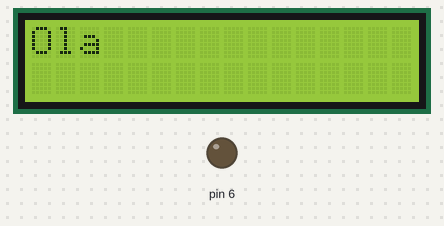
The sketch below on a simulated Arduino Uno, built with avr-gcc and run on an emulated ATmega328P. Shown: 16×2 character LCD, output pins drawn as LEDs (lit = HIGH). What the sketch prints to the serial monitor is not drawn.

Above: at 0.21 s.
At 1.23 s:
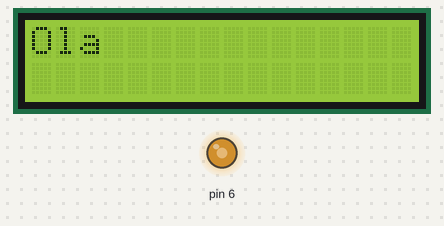
At 1.93 s:
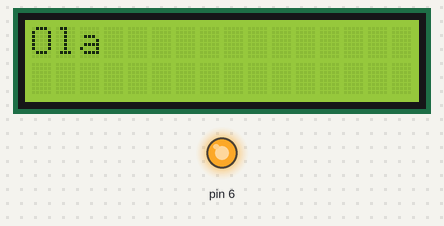
At 2.63 s:
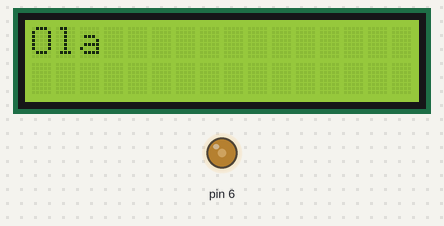
Timing chart, 0 to 40.0 s (numbered marks = the images above):
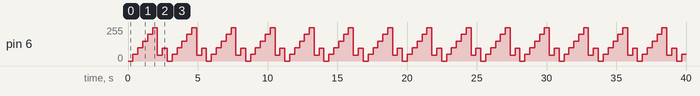

Measured:
- by itself, pin 6: repeats every 2.8 s: 100/255 0.35 s, 150/255 0.35 s, 200/255 0.35 s, 250/255 0.36 s, 44/255 0.35 s, 94/255 0.35 s, 0/255 0.35 s, 50/255 0.35 s

The sketch:

Exer_6_-_display.ino
```cpp
#include <Wire.h>
#include <LiquidCrystal_I2C.h>


LiquidCrystal_I2C lcd(0x27, 16, 2);


void setup() {
  // put your setup code here, to run once:

  Serial.begin(9600);
 lcd.begin();
  Serial.begin(9600);

  // Turn on the blacklight and print a message.
  lcd.backlight();
  lcd.print("Ola");
}

int inicio = 1500;
int TaxaTempo = 350;
int TaxaLeitura = 50;
extern volatile unsigned long timer0_millis;


void loop() {
  // put your main code here, to run repeatedly:
  unsigned int tempo = millis();

  Serial.println(tempo);

  if (tempo <= TaxaTempo * 1.0)
  {
    analogWrite(6, 0);
  }
  else if (tempo > TaxaTempo * 1.0 and tempo <= TaxaTempo * 2.0)
  {
    analogWrite(6, TaxaLeitura * 1.0);
    // Serial.println(TaxaLeitura * 1.0);
  }
  else if (tempo > TaxaTempo * 2.0 and tempo <= TaxaTempo * 3.0)
  {
    analogWrite(6, TaxaLeitura * 2.0 );
    // Serial.println(TaxaLeitura * 2.0 );
  }
  else if (tempo > TaxaTempo * 3.0 and tempo <= TaxaTempo * 4.0)
  {
    analogWrite(6, TaxaLeitura * 3.0 );
    // Serial.println(TaxaLeitura * 3.0 );
  }
  else if (tempo > TaxaTempo * 4.0 and tempo <= TaxaTempo * 5.0)
  {
    analogWrite(6, TaxaLeitura * 4.0 );
    // Serial.println(TaxaLeitura * 4.0 );
  }
  else if (tempo > TaxaTempo * 5.0 and tempo <= TaxaTempo * 6.0)
  {
    analogWrite(6, TaxaLeitura * 5.0 );
    // Serial.println(TaxaLeitura * 5.0 );
  }
    else if (tempo > TaxaTempo * 6.0 and tempo <= TaxaTempo *7.0)
  {
    analogWrite(6, TaxaLeitura * 6.0 );
    // Serial.println(TaxaLeitura * 6.0 );
  }
    else if (tempo > TaxaTempo * 7.0 and tempo <= TaxaTempo * 8.0)
  {
    analogWrite(6, TaxaLeitura * 7.0 );
    // Serial.println(TaxaLeitura * 7.0 );
  }
  else {
    timer0_millis = 0;
  }

}
```
